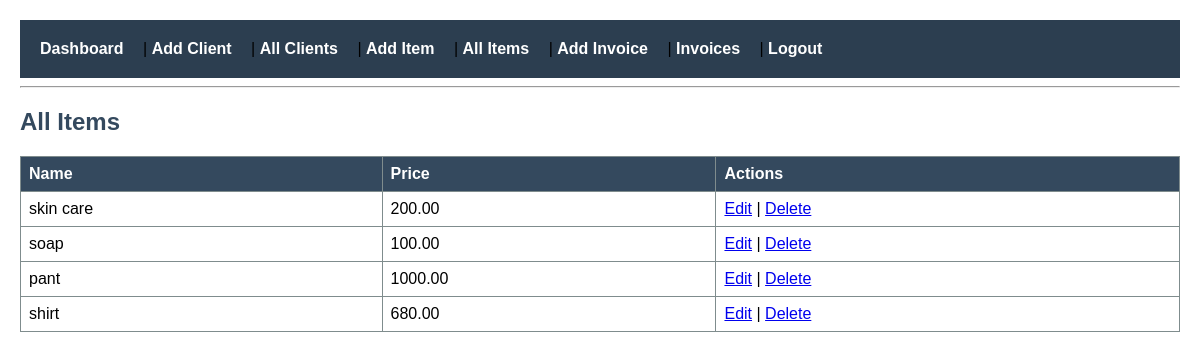
The page /items/ (signed in) on the database its author committed.
### users/models.py (models this page shows, shortened)
class Item(models.Model):
    name = models.CharField(max_length=100)
    price = models.DecimalField(max_digits=10, decimal_places=2)
    description = models.TextField(blank=True, null=True)

### users/views.py (the view)
# urls.py: path('items/', views.item_list, name='item_list'),
@login_required
def item_list(request):
    items = Item.objects.all()
    return render(request, 'item_list.html', {'items': items})

### users/templates/item_list.html
{% extends 'base.html' %}
{% block content %}
<h2>All Items</h2>
<table border="1" cellspacing="0" cellpadding="5">
    <tr>
        <th>Name</th>
        <th>Price</th>
        <th>Actions</th>
    </tr>
    {% for item in items %}
    <tr>
        <td>{{ item.name }}</td>
        <td>{{ item.price }}</td>
        <td>
            <a href="{% url 'edit_item' item.id %}">Edit</a> |
            <a href="{% url 'delete_item' item.id %}">Delete</a>
        </td>
    </tr>
    {% empty %}
    <tr>
        <td colspan="3">No items found.</td>
    </tr>
    {% endfor %}
</table>
{% endblock %}

### users/static/users/style.css (style rules this page uses)
body { font-family: Arial, sans-serif; margin: 20px; }
h2 { color: #34495e; }
table { width: 100%; border-collapse: collapse; margin-top: 15px; }
table, th, td { border: 1px solid #7f8c8d; padding: 8px; text-align: left; }
th { background-color: #34495e; color: white; }

### rows shown on the page
Item: name "skin care", price "200.00"
Item: name "soap", price "100.00"
Item: name "pant", price "1000.00"
Item: name "shirt", price "680.00"
